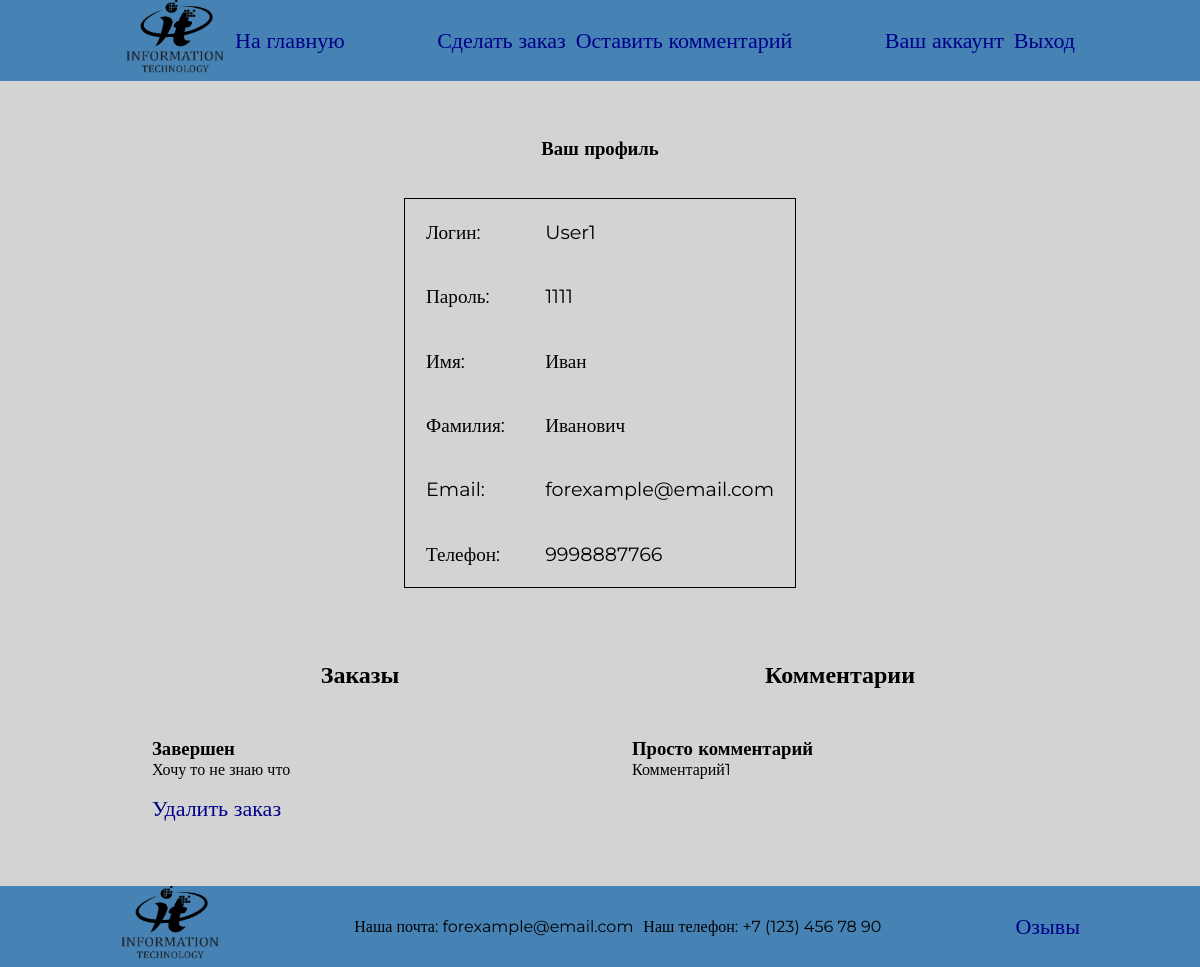
/account/ (signed in), run on the app's committed database.
### CustomUser/models.py (models this page shows, shortened)
class CustomUser(AbstractBaseUser, PermissionsMixin):
	login = models.CharField(max_length=30, unique=True)
	password = models.CharField(max_length=30)
	is_superuser = models.BooleanField(default=False)
	is_staff = models.BooleanField(default=False)
	USERNAME_FIELD = 'login'
	objects = CustomUserManager()

### OrdersProcessingApp/models.py (models this page shows, shortened)
class Client(models.Model):
	id_custom_user = models.ForeignKey(settings.AUTH_USER_MODEL, on_delete=models.CASCADE)
	first_name = models.CharField(max_length=30)
	second_name = models.CharField(max_length=30)
	email = models.CharField(max_length=30, unique=True)
	phone = models.CharField(max_length=11, unique=True)

class Order(models.Model):
	statuses = [('В обработке', 'В обработке'), ('Ждет подтверждения', 'Ждет подтверждения'), ('В работе', 'В работе'), ('Завершен', 'Завершен')]
	name = models.CharField(max_length=50)
	description = models.CharField(max_length=500)
	price = models.DecimalField(max_digits=9, decimal_places=2, blank=True, null=True)
	status = models.CharField(max_length=18, choices=statuses, default="В обработке")
	id_client = models.ForeignKey(Client, on_delete=models.CASCADE)

class Comment(models.Model):
	first_name = models.CharField(max_length=30)
	second_name = models.CharField(max_length=30)
	title = models.CharField(max_length=50)
	description = models.CharField(max_length=500)
	email = models.CharField(max_length=30)
	id_client = models.ForeignKey(Client, on_delete=models.CASCADE)

### OrdersProcessingApp/views.py (the view)
# urls.py: path('account/', account_page, name='user_account_page'),
def account_page(request):
	context = {
		'title': 'Профиль',
		'user': get_user(request.user)
	}
	if request.user.is_staff:
		return render(request, 'employee_pages/account.html', context)
	else:
		context['comments'] = get_user_comments(request.user)
		context['orders'] = get_client_orders(request.user)
		return render(request, 'user_pages/account.html', context)

### OrdersProcessingApp/buisness_logic.py (called while the page is built)
def get_user(custom_user):
	if custom_user.is_staff:
		user = Employee.objects.get(id_custom_user=custom_user.id)
		return user
	else:
		user = Client.objects.get(id_custom_user=custom_user.id)
		return user

def get_user_comments(custom_user):
	if custom_user.is_staff:
		return ''
	user = Client.objects.get(id_custom_user=custom_user.id)
	comments = Comment.objects.filter(id_client=user.id)
	if comments:
		return comments
	return ''

def get_client_orders(custom_user):
	user = get_user(custom_user)
	orders = Order.objects.filter(id_client=user.id)
	if orders:
		return orders
	return ''

### OrdersProcessingApp/templates/user_pages/account.html (shortened to what this page needs)
{% extends '../base.html' %}
{% block content %}
<div class="container">
	<div class="row">
		<div class="column-profile">
			<h3 class="title">Ваш профиль</h3>
			<table>
				<tbody>
					<tr>
						<td>Логин:</td>
						<td>{{ request.user.login }}</td>
					</tr>
					<tr>
						<td>Пароль:</td>
						<td>{{ request.user.password }}</td>
					</tr>
					<tr>
						<td>Имя:</td>
						<td>{{ user.first_name }}</td>
					</tr>
					<tr>
						<td>Фамилия:</td>
						<td>{{ user.second_name }}</td>
					</tr>
					<tr>
						<td>Email:</td>
						<td>{{ user.email }}</td>
					</tr>
					<tr>
						<td>Телефон:</td>
						<td>{{ user.phone }}</td>
					</tr>
				</tbody>
			</table>
		</div>
	</div>
	<div class="row">
		<div class="column">
			<h2 class="title">Заказы</h2>
			<div class="row">
				{% if orders == '' %}
					<h3 >Вы не делали заказов</h3>
				{% else %}
					{% for o in orders %}
						<div class="column-nowrap">
							<h3>{{ o.status }}</h3>
							<p class="text-justify">{{ o.description }}</p>
							{% if o.status != 'В работе' %}
								<a href="{% url 'delete_order' o.id %}">Удалить заказ</a>
							{% endif %}
						</div>
					{% endfor %}
				{% endif %}
			</div>
		</div>
		<div class="column">
			<h2 class="title">Комментарии</h2>
			<div class="row">
				{% if comments == '' %}
					<h3>Вы не оставляли комментариев</h4>
				{% else %}
					{% for c in comments %}
						<div class="column-nowrap">
							<h3>{{ c.title }}</h4>
							<p class="text-justify">{{ c.description }}</p>
						</div>
					{% endfor %}
				{% endif %}
				</div>
			</div>
		</div>
	</div>
</div>
{% endblock %}

### static/css/style.css (style rules this page uses)
* { padding: 0; margin: 0; }
body { box-sizing: border-box; display: flex; flex-direction: column; background-color: lightgray; }
html, body { height: 100%; font-family: 'Montserrat'; font-stretch: 600; }
a { text-decoration: none; font-size: 22px; }
a:link, a:visited { color: darkblue; }
.container { margin: 0 auto; width: 80%; }
.row { display: flex; flex-wrap: wrap; justify-content: center; }
.column { min-width: 30%; max-width: 100%; margin: 0 1em 2em 1em; flex: 1 1 0; }
.title { text-align: center; margin-top: 3em; margin-bottom: 2em; }
.text-justify { text-align: justify; margin-bottom: 1em; }
.column-profile { width: 50%; }
.column-profile > table { font-size: 1.2em; margin: 0 auto; border: 1px solid black; }
.column-profile > table > tbody > tr > td { padding: 1em; }
.column-nowrap { width: 100%; margin: 0 1em 2em 1em; }

### data on the page
CustomUser: user.login "User1", user.password "1111"
Client: first_name "Иван", second_name "Иванович", email "forexample@email.com", phone "9998887766"
Order: status "Завершен", description "Хочу то не знаю что", shows "Удалить заказ"
Comment: title "Просто комментарий", description "Комментарий1"
